Frame 1 (no input): blank canvas, image omitted
Frame 60 (no input): blank canvas, image omitted
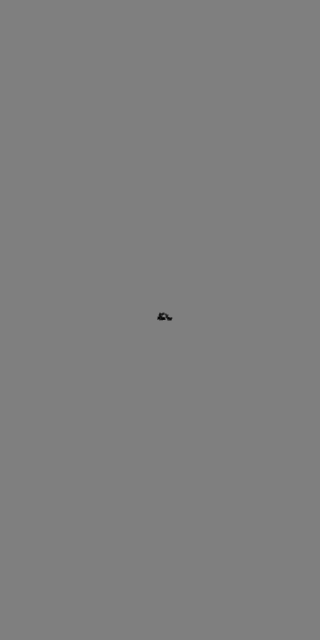
Frame 120 (the mouse pressed at the canvas centre since frame 60)

The p5.js sketch whose frames 1 and 60 were blank and that drew this single picture after the mouse press (run headless with seeded random() and noise() and a simulated clock; from frame 60 on, the mouse is pressed at the canvas centre):

// p5.js sketch
// ── sketch.js
var walker;

function setup() {
    createCanvas(320,640);
    background(127);
    walker = new Walker();
}

function draw() {
    walker.render();
    walker.step();
    
}

function Walker()  {
    this.x =width/2;
    this.y =height/2;
    
    this.render = function() {
        stroke(0);
        point(this.x,this.y);
    }
    
    this.step = function() {
        var stepx = floor(random(-1,2));
        var stepy = floor(random(-1,2));
        
        this.x = this.x + stepx;
        this.y = this.y + stepy;
        
        
        this.x = constrain(this.x,0,width);
        this.y = constrain(this.y,0,height);
    }

}
